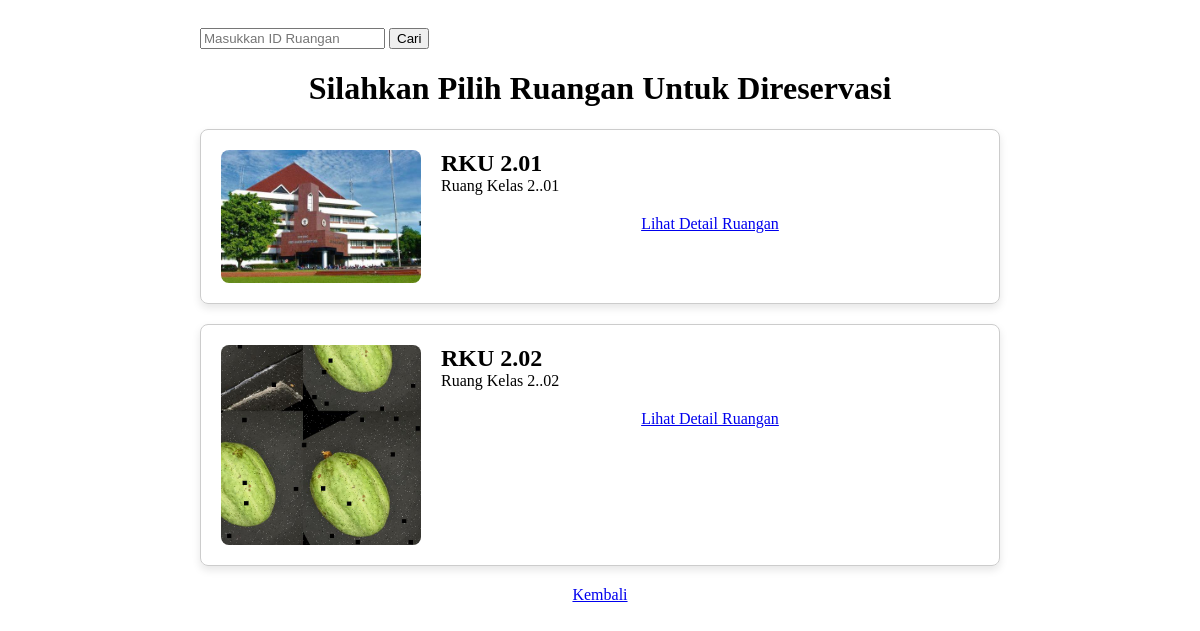
The page /Room/ (signed in) on the database as committed earlier.
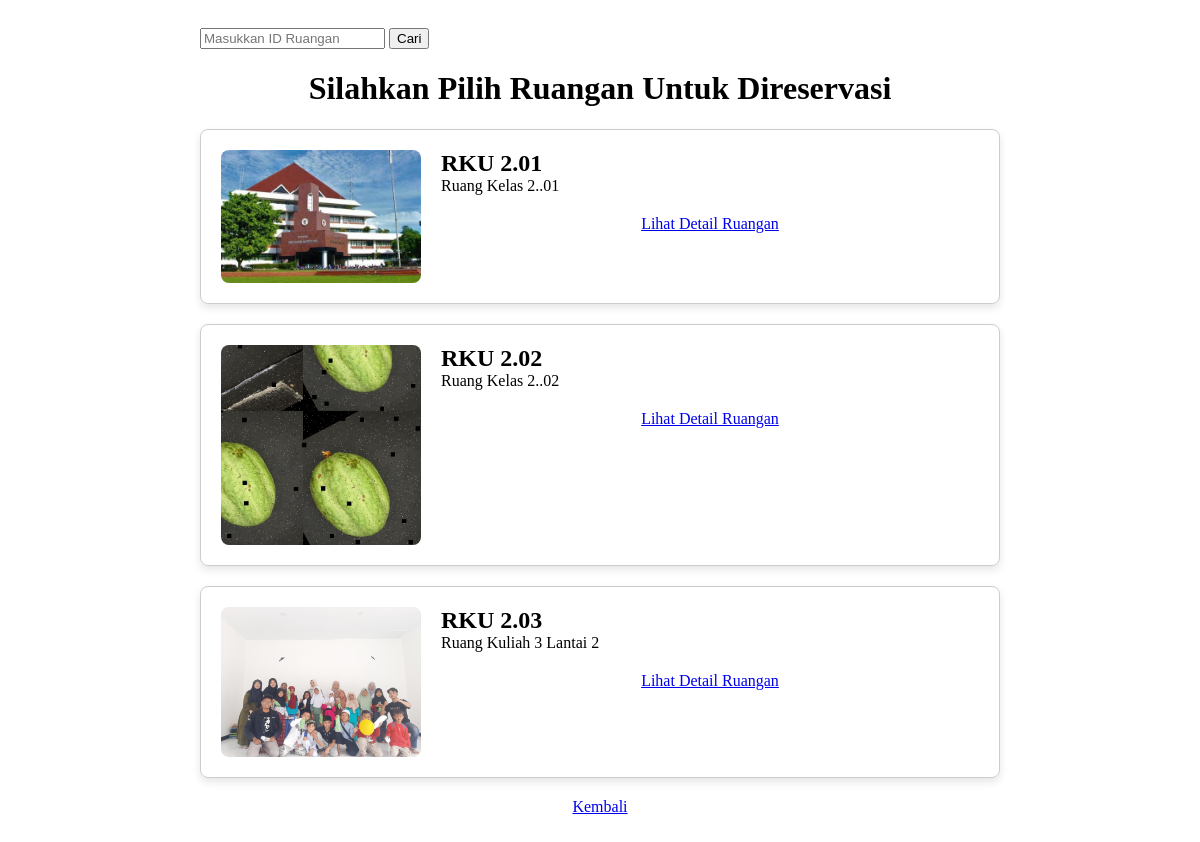
The same page on the database as committed later.
### Room/models.py (models this page shows, shortened)
class Room(models.Model):
    IdRuangan = models.CharField(max_length=100, primary_key=True)
    NamaRuangan = models.CharField(max_length=100)
    Kapasitas = models.IntegerField()
    Lokasi = models.TextField(max_length=200)
    Foto = models.ImageField(upload_to='Room')

### Room/views.py (the view)
# urls.py: path('', views.index),
@login_required
def index(request):
    ruangan  = Room.objects.all()
    context ={
        "title": "Eduroom",
        "room": ruangan,
    }
    return render(request, "Room/index.html", context)

### Room/templates/Room/index.html (shortened to what this page needs)
<!DOCTYPE html>
<html lang="en">
<head>
</head>
<body>
    <div class="container">
        <form method="get" action="{% url 'hasilPencarian' %}">
            <input type="text" name="query" placeholder="Masukkan ID Ruangan" value="{{ query }}">
            <button type="submit">Cari</button>
        </form>
        <h1>Silahkan Pilih Ruangan Untuk Direservasi</h1>
        {% for ruangan in room %}
            <div class="card">
                <img src="{{ ruangan.Foto.url }}" alt="Gambar Ruangan" />
                <div class="card-text">
                    <h2>{{ ruangan.IdRuangan }}</h2>
                    <p>{{ ruangan.NamaRuangan }}</p>
                    <a class="link" href="{% url 'detailRuangan' %}?IdRuangan={{ ruangan.IdRuangan }}">Lihat Detail Ruangan</a>
                </div>
            </div>
        {% endfor %}
        <a class="link" href="/Dashboard/">Kembali</a>
    </div>
</body>
</html>

### Room/templates/Room/index.html (style rules this page uses)
.card { border: 1px solid #ccc; border-radius: 8px; padding: 20px; margin-bottom: 20px; box-shadow: 0 4px 8px rgba(0, 0, 0, 0.1); display: flex; }
.card img { width: 200px; height: auto; object-fit: cover; border-radius: 8px; margin-right: 20px; }
.card-text { flex: 1; }
.card-text h2, .card-text p { margin: 0; }
h1 { text-align: center; }
.container { max-width: 800px; margin: 0 auto; padding: 20px; }
.link { display: block; text-align: center; margin-top: 20px; }

Rows that differ between the two databases and show on the page:
added Room: Foto (picture), IdRuangan "RKU 2.03", NamaRuangan "Ruang Kuliah 3 Lantai 2"
